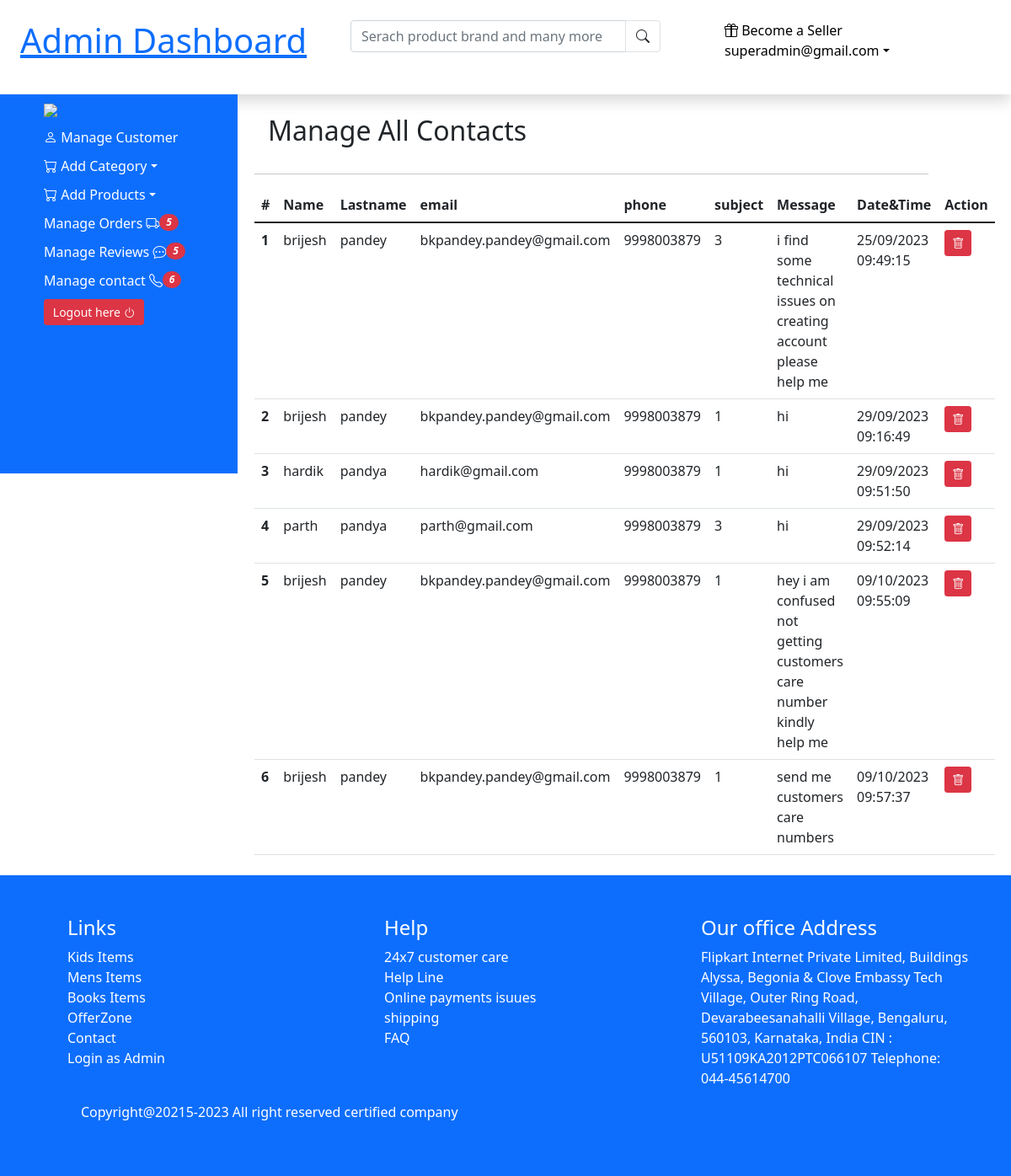
/admin/managecontacts.php (signed in), run on the app's committed database.
### tables this page shows
CREATE TABLE `tbl_contact` (
  `contact_id` int(11) NOT NULL,
  `firstname` varchar(255) NOT NULL,
  `lastname` varchar(255) NOT NULL,
  `email` varchar(255) NOT NULL,
  `phone` bigint(20) NOT NULL,
  `subject_id` int(11) NOT NULL,
  `message` text NOT NULL,
  `contact_date_time` varchar(255) NOT NULL
);

### admin/managecontacts.php (the view, shortened to what this page needs)
<?php
require_once('./includes/header.php');
require_once('./includes/sidebar.php');
?>
<div class="col-md-8 p-2">
<h2 class="p-3">Manage All Contacts</h2>
<hr>
<table class="table">
  <thead>
    <tr>
      <th scope="col">#</th>
      <th scope="col">Name</th>
      <th scope="col">Lastname</th>
      <th scope="col">email</th>
      <th scope="col">phone</th>
      <th scope="col">subject</th>
      <th scope="col">Message</th>
      <th scope="col">Date&Time</th>
      <th scope="col">Action</th>
    </tr>
  </thead>
  <tbody>
    <?php
        $select="select *  from tbl_contact";
        $exe=mysqli_query($con,$select);
        while($fetch=mysqli_fetch_array($exe))
        {
    ?>
    <tr>
      <th scope="row"><?php echo $fetch["contact_id"];?></th>
      <td><?php echo $fetch["firstname"];?></td>
      <td><?php echo $fetch["lastname"];?></td>
      <td><?php echo $fetch["email"];?></td>
      <td><?php echo $fetch["phone"];?></td>
      <td><?php echo $fetch["subject_id"];?></td>
      <td><?php echo $fetch["message"];?></td>
      <td><?php echo $fetch["contact_date_time"];?></td>
      <td><a href="#" class="btn btn-sm btn-danger"><i class="bi bi-trash text-white"></i></a> </td>
    </tr>
    <?php
        }
        ?>
  </tbody>
</table>
</div>
</div>
<?php
require_once('./includes/footer.php');
?>

### admin/assets/css/style.css (style rules this page uses)
body { margin: 0; padding: 0; box-sizing: border-box; overflow-x: hidden; }

### data on the page
tbl_contact: contact_id "1", firstname "brijesh", lastname "pandey", email "bkpandey.pandey@gmail.com", phone "9998003879", subject "3", message "i find some technical issues on creating account please help me", contact_date_time "25/09/2023 09:49:15"
tbl_contact: contact_id "2", firstname "brijesh", lastname "pandey", email "bkpandey.pandey@gmail.com", phone "9998003879", subject "1", message "hi", contact_date_time "29/09/2023 09:16:49"
tbl_contact: contact_id "3", firstname "hardik", lastname "pandya", email "hardik@gmail.com", phone "9998003879", subject "1", message "hi", contact_date_time "29/09/2023 09:51:50"
tbl_contact: contact_id "4", firstname "parth", lastname "pandya", email "parth@gmail.com", phone "9998003879", subject "3", message "hi", contact_date_time "29/09/2023 09:52:14"
tbl_contact: contact_id "5", firstname "brijesh", lastname "pandey", email "bkpandey.pandey@gmail.com", phone "9998003879", subject "1", message "hey i am confused not getting customers care number kindly help me", contact_date_time "09/10/2023 09:55:09"
tbl_contact: contact_id "6", firstname "brijesh", lastname "pandey", email "bkpandey.pandey@gmail.com", phone "9998003879", subject "1", message "send me customers care numbers", contact_date_time "09/10/2023 09:57:37"

### other printed values
$_SESSION["email"] "superadmin@gmail.com"
$fetch["total"] "6"
